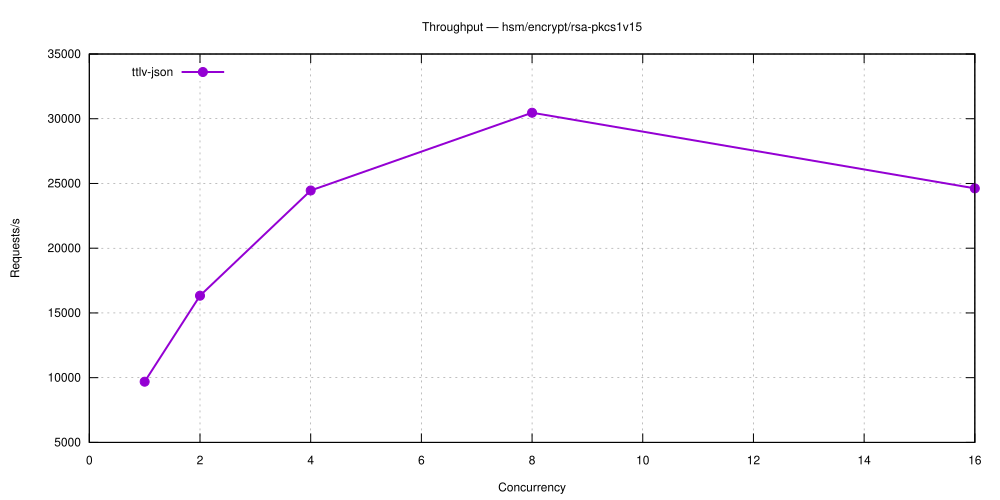

Source code (gnuplot):
set terminal svg size 1000,500 enhanced font 'Helvetica,12'
set output 'hsm_encrypt_rsa-pkcs1v15.svg'
set title 'Throughput — hsm/encrypt/rsa-pkcs1v15'
set grid
set xlabel 'Concurrency'
set ylabel 'Requests/s'
set key top left
plot 'hsm_encrypt_rsa-pkcs1v15-5.27.1-ttlv-json.dat' using 1:2 with linespoints lw 2 pt 7 title 'ttlv-json'
